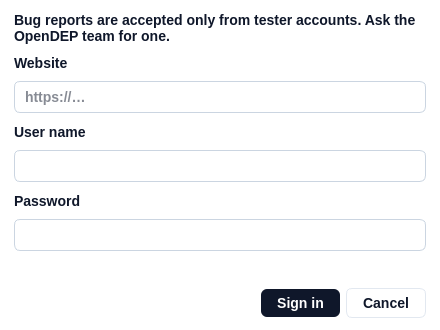
<?xml version="1.0" encoding="UTF-8"?>
<ui version="4.0">
 <class>BugSignInDialog</class>
 <widget class="QDialog" name="BugSignInDialog">
  <property name="geometry">
   <rect>
    <x>0</x>
    <y>0</y>
    <width>440</width>
    <height>330</height>
   </rect>
  </property>
  <property name="minimumSize">
   <size>
    <width>420</width>
    <height>0</height>
   </size>
  </property>
  <property name="windowTitle">
   <string>Sign in to the OpenDEP website</string>
  </property>
  <property name="styleSheet">
   <string notr="true">QDialog#BugSignInDialog {
	background: #FFFFFF;
}

QLabel {
	border: none;
	background: transparent;
	color: #0F172A;  /* Text color */
	font-family: 'Segoe UI', sans-serif;
	font-weight: 600;
	font-size: 14px;
}

QLabel[muted=&quot;true&quot;] {
	color: #64748B;  /* slate/500 */
	font-weight: 400;
	font-size: 13px;
}

QLineEdit {
    background: #FFFFFF;
    border: 1px solid #CBD5E1;
    border-radius: 6px;
    color: #0F172A;
    font-family: 'Segoe UI', sans-serif;
    font-weight: 500;
    font-size: 14px;
    padding: 4px 8px;
    min-height: 22px;
}

/* Outline buttons */
QPushButton {
    background: #FFFFFF;
    border: 1px solid #E2E8F0;
    border-radius: 6px;
    font-family: 'Segoe UI', sans-serif;
    font-weight: 500;
    font-size: 14px;
    color: #0F172A;
    padding: 6px 16px;
}

QPushButton:hover {
    background: #F1F5F9;
}

/* Primary button */
QPushButton#qt_button_signin {
    background-color: #0F172A;
    border: none;
    color: #FFFFFF;
}

QPushButton#qt_button_signin:hover {
    background-color: #334155;
}

QPushButton#qt_button_signin:disabled {
    background-color: #CBD5E1;
}</string>
  </property>
  <layout class="QVBoxLayout" name="verticalLayout_signin">
   <property name="spacing">
    <number>6</number>
   </property>
   <property name="leftMargin">
    <number>14</number>
   </property>
   <property name="topMargin">
    <number>12</number>
   </property>
   <property name="rightMargin">
    <number>14</number>
   </property>
   <property name="bottomMargin">
    <number>12</number>
   </property>
   <item>
    <widget class="QLabel" name="qt_label_signin_intro">
     <property name="text">
      <string>Bug reports are accepted only from tester accounts. Ask the OpenDEP team for one.</string>
     </property>
     <property name="wordWrap">
      <bool>true</bool>
     </property>
     <property name="muted" stdset="0">
      <bool>true</bool>
     </property>
    </widget>
   </item>
   <item>
    <widget class="QLabel" name="qt_label_signin_server">
     <property name="text">
      <string>Website</string>
     </property>
    </widget>
   </item>
   <item>
    <widget class="QLineEdit" name="qt_entry_signin_server">
     <property name="placeholderText">
      <string>https://…</string>
     </property>
    </widget>
   </item>
   <item>
    <widget class="QLabel" name="qt_label_signin_user">
     <property name="text">
      <string>User name</string>
     </property>
    </widget>
   </item>
   <item>
    <widget class="QLineEdit" name="qt_entry_signin_user"/>
   </item>
   <item>
    <widget class="QLabel" name="qt_label_signin_password">
     <property name="text">
      <string>Password</string>
     </property>
    </widget>
   </item>
   <item>
    <widget class="QLineEdit" name="qt_entry_signin_password">
     <property name="echoMode">
      <enum>QLineEdit::Password</enum>
     </property>
    </widget>
   </item>
   <item>
    <widget class="QLabel" name="qt_label_signin_status">
     <property name="text">
      <string/>
     </property>
     <property name="wordWrap">
      <bool>true</bool>
     </property>
     <property name="muted" stdset="0">
      <bool>true</bool>
     </property>
    </widget>
   </item>
   <item>
    <layout class="QHBoxLayout" name="horizontalLayout_signin_buttons">
     <property name="spacing">
      <number>6</number>
     </property>
     <item>
      <spacer name="horizontalSpacer_signin">
       <property name="orientation">
        <enum>Qt::Horizontal</enum>
       </property>
       <property name="sizeHint" stdset="0">
        <size>
         <width>40</width>
         <height>20</height>
        </size>
       </property>
      </spacer>
     </item>
     <item>
      <widget class="QPushButton" name="qt_button_signin">
       <property name="text">
        <string>Sign in</string>
       </property>
      </widget>
     </item>
     <item>
      <widget class="QPushButton" name="qt_button_signin_cancel">
       <property name="text">
        <string>Cancel</string>
       </property>
      </widget>
     </item>
    </layout>
   </item>
  </layout>
 </widget>
 <resources/>
 <connections/>
</ui>
